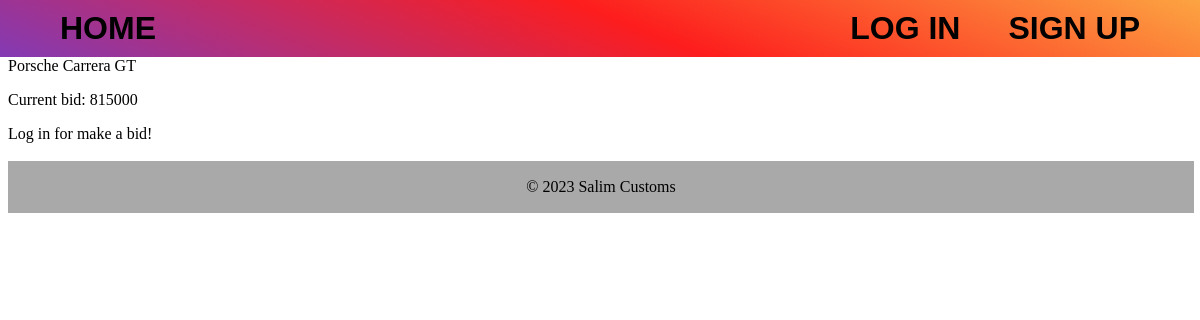
The page /lot/2X9Z-porsche-carrera-gt/bid/ on the database as committed earlier.
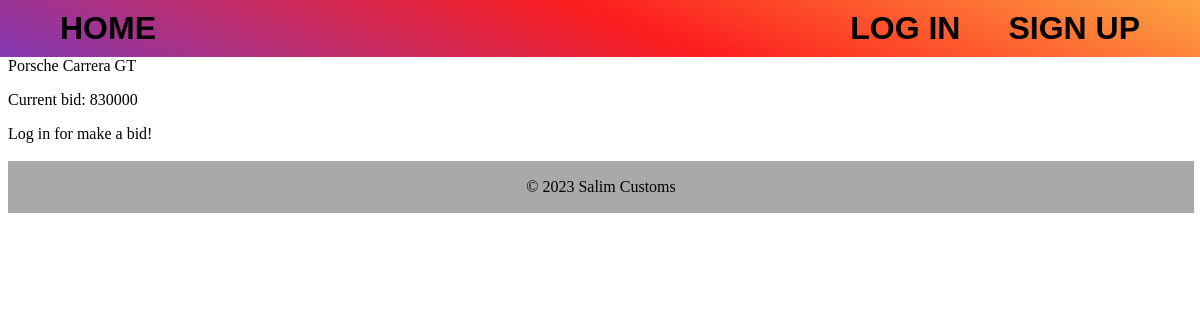
The same page on the database as committed later.
### axaxa/models.py (models this page shows, shortened)
class Cars(models.Model):
    user = models.ForeignKey(settings.AUTH_USER_MODEL, on_delete=models.SET_DEFAULT, default=1, related_name="lots")
    brand = models.CharField(max_length=25, null=False)
    model = models.CharField(max_length=50, null=False)
    generation = models.CharField(max_length=10, null=False)
    body = models.CharField(max_length=20, null=False)
    description = models.TextField()
    time_create = models.DateTimeField(auto_now_add=True)
    time_end = models.DateTimeField(null=False)
    start_price = models.IntegerField(null=False, validators=[MinValueValidator(0)])
    bid = models.IntegerField(null=True)
    bid_holder = models.ForeignKey('axaxa.CustomUser', on_delete=models.PROTECT, null=True, related_name="bids")
    is_active = models.BooleanField(default=True)
    photo = models.ImageField(upload_to="photos/%Y/%m/%d/", verbose_name="Фото", null=True,
                              default="photos/default.png")
    slug = models.SlugField(max_length=255, unique=False, db_index=True, verbose_name="URL")
    class Meta:
        ordering = ['-time_create']

### axaxa/views.py (the view, shortened to what this page needs)
# urls.py: path('lot/<slug:post_slug>/bid/', MakeBid.as_view(), name='makebid'),
class MakeBid(DetailView, FormView):
    model = Cars
    template_name = 'axaxa/makebid.html'
    form_class = BidForm
    context_object_name = 'post'
    slug_url_kwarg = 'post_slug'
    def get_form_kwargs(self):
        kwargs = super().get_form_kwargs()
        kwargs['lot'] = self.get_object()
        return kwargs

### axaxa/templates/axaxa/makebid.html
{% extends "axaxa/base.html" %}
{% load static %}
{% block content %}
    {{ post.brand }}
    {{ post.model }}
    <p> Current bid: {{ post.bid }}</p>
    {% if request.user.is_authenticated %}
        <form method="POST" class="form-group">
            {% csrf_token %}
            {{ form.as_p }}
            <button type="submit" class="btn btn-success">Send</button>
     </form>
    {% else %}
        <div class="not-auth">
        <a href="{% url 'account_login' %}">Log in</a> <span>for make a bid!</span>
        <br>
        <br>
    </div>
    {% endif %}
{% endblock %}

Rows that differ between the two databases and show on the page:
changed Cars "Porsche": bid "815000" → "830000"
